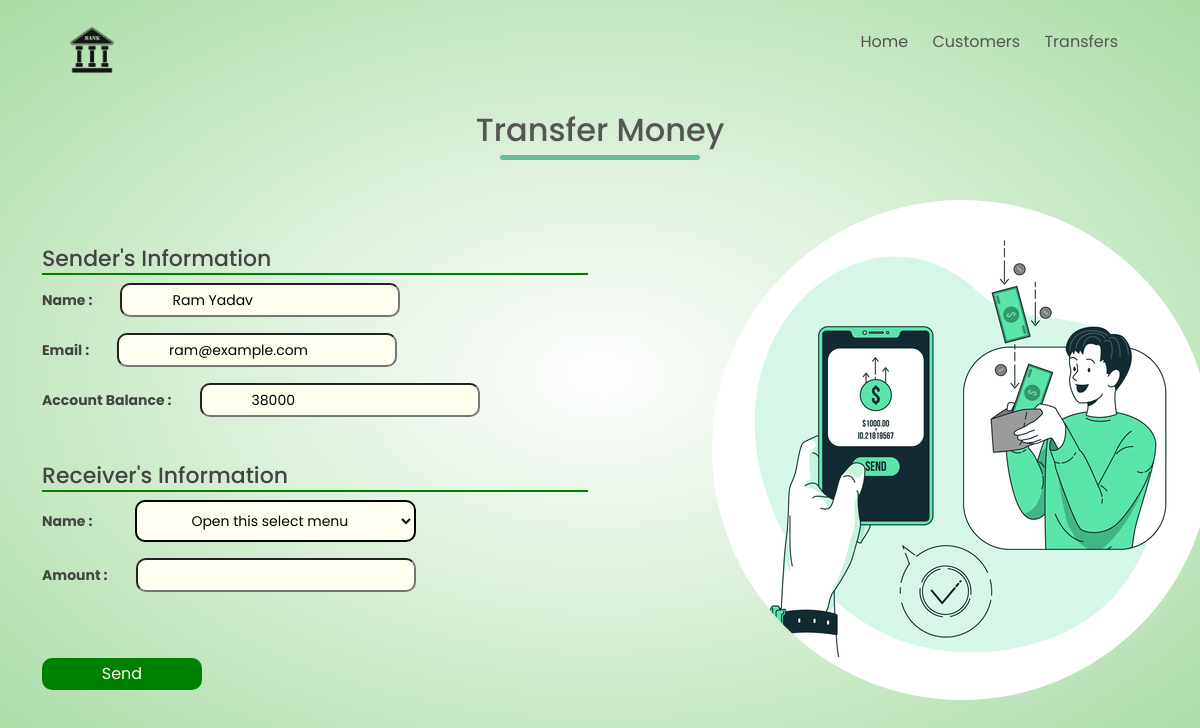
The page /transfermoney.php?name=Ram Yadav on the database its author committed.
### tables this page shows
CREATE TABLE IF NOT EXISTS `customers` (
  `id` int(11) NOT NULL,
  `name` varchar(255) NOT NULL,
  `email` varchar(255) NOT NULL,
  `amount` float NOT NULL,
  PRIMARY KEY (`id`)
);

### transfermoney.php (the view, shortened to what this page needs)
<?php
$name = $_GET['name'];
$con = mysqli_connect('localhost', 'root', '');
mysqli_select_db($con, 'tsfbank');
$s = "select * from customers where name = '$name'";
$result = mysqli_query($con, $s);
$num = mysqli_num_rows($result);
?>
<html>
<head>
    <link rel="stylesheet" type="text/css" href="https://cdn.jsdelivr.net/npm/bootstrap@5.0.2/dist/css/bootstrap.min.css">
    <link rel="stylesheet" type="text/css" href="style.css">
</head>
<body>
    <div class="header">
    <div class="container">
    <div class="navbar">
            <div class="logo">
                <a href="home.php"><img src="images/bankLogo.png" width="60px"></a>
            </div>
            <nav>
                <ul id="MenuItems">
                    <li><a href="home.php">Home</a></li>
                    <li><a href="viewcustomers.php">Customers</a></li>
                    <li><a href="transferhistory.php">Transfers</a></li>
                </ul>
            </nav>
            </div>
    </div>
    <div class="container">
        <div class="row">
        <h2 class="title">Transfer Money</h2>
            <div class="col-lg-6">
            <form action="middletransfer.php" method="POST">
            <?php
            if($num > 0){
                while($row = mysqli_fetch_assoc($result)){ ?>
                <div class="info">
                    <h6 class="small-header">Sender's Information</h6>
                    <p><b>Name  : </b><input type="text" value="<?php echo $row['name']; ?>" name="sendername" readonly="readonly"></p>
                    <p><b>Email  : </b><input type="text" value="<?php echo $row['email']; ?>" name="senderemail" readonly="readonly"></p>
                    <p><b>Account Balance  : </b><input type="text" value="<?php echo $row['amount']; ?>" name="senderbalance" readonly="readonly"></p>
                    <h6 class="small-header">Receiver's Information</h6>
                    <p><b>Name  : </b>
                        <select name="receiverid">
                        <option value="0" selected>Open this select menu</option>
                        </select></p>
                        <p><b>Amount  : </b><input type="text" name="amt" required></p>
                </div>
                <button type="submit" class="btn btn-send">Send</button>
                </form>
                    <?php
                }
            }
            else{
                echo "list is empty";
            }
            ?>
            </div>
            <div class="col-lg-6">
                <img src="images/money.png" class="moneyImg">
            </div>
        </div>
    </div>
    </div>
</body>
</html>

### style.css (style rules this page uses)
* { margin: 0; padding: 0; box-sizing: border-box; }
body { font-family: 'Poppins', sans-serif; }
.header { background: radial-gradient(#fff, #abdca7); }
.navbar { display: flex; align-items: center; padding: 20px; }
nav { flex: 1; text-align: right; }
nav ul { display: inline-block; list-style-type: none; }
nav ul li { display: inline-block; margin-right: 20px; }
a { text-decoration: none; color: #555; }
.middle h6, h1, p { text-align: center; }
.btn { width: 220px; border-radius: 10px; background-color: green; color: ivory; padding: 10px 15px; transition: background 0.5s; transition: width 0.5s; }
.title { text-align: center; margin: 0 auto 40px; position: relative; line-height: 60px; color: #555; }
.title::after { content: ''; width: 200px; height: 5px; border-radius: 5px; background-color: #61be9b; position: absolute; left: 50%; bottom: 0; transform: translateX(-50%); }
.info b { color: #444; line-height: 18px; padding-bottom: 5px; }
.small-header { color: #444; line-height: 18px; padding-bottom: 5px; border-bottom: 2px solid green; font-size: 22px; margin-top: 50px; }
.info p { text-align: left; font-size: 14px; }
.btn-send { padding: 3px 5px; width: 160px; margin-bottom: 50px; margin-top: 50px; }
select { margin-left: 40px; padding: 8px 50px; background-color: ivory; border-radius: 10px; border: 2px solid black; }
input { margin-left: 25px; width: 280px; line-height: 30px; padding-left: 50px; border-radius: 10px; background-color: ivory; }
.col-lg-6 img { border-radius: 50%; margin-left: 100px; margin-bottom: 50px; }

### rows shown on the page
customers: sendername "Ram Yadav", senderemail "ram@example.com", senderbalance "38000"
